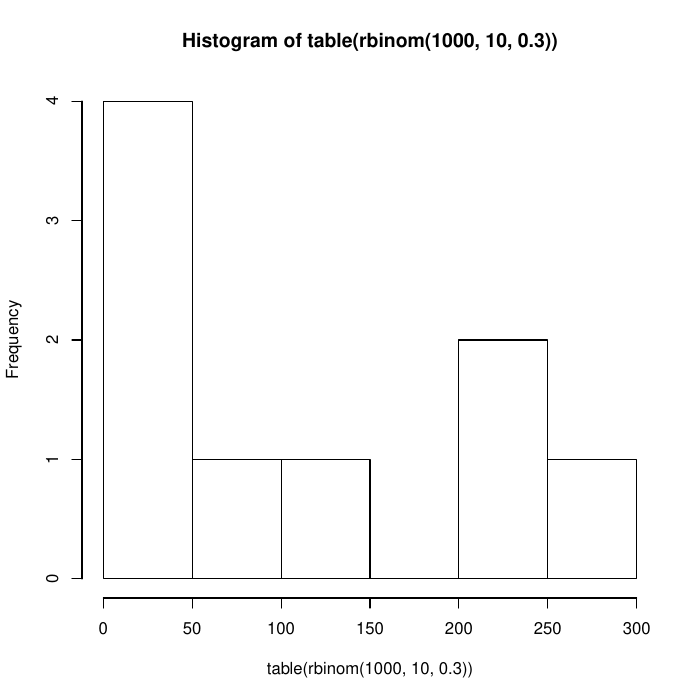

The script that saved this image:
# Dies ist ein Beispiel
5+7
log(17)

# Binomialverteilung B(n, p)
# @params n Anzahl der Bernoullli Versuche
# @params p Erfolgswahrscheinlichkeit

# Allgemeine Binomialverteilung:
#   (n k)^t p^k (1-p)^(n-k)
# Hier:
#   (20 10)^t 0.3^10 (1-0.3)^(20-10)
print('Binomialverteilung B(20, 0.3) für k = 0, 1, 2 in Prozent.')
# d in dbinom steht für Dichte der Wahrscheinlichkeitsfunktion.
dbinom(0, size = 10, prob = 0.3) * 100 
dbinom(1, size = 10, prob = 0.3) * 100 
dbinom(2, size = 10, prob = 0.3) * 100 

# p in pbinom steht für die Verteilungsfunktion(CDF) an der stelle c.
print('Summe der obigen Binomialverteilungen B(20, 0.3) für k = 2 in Prozent.')
pbinom(2, 10, 0.3) * 100

# q in qbinom steht für das Quantil 0.8.
# das 20% quantil wird in 80% der fälle unterschritten, in 20% der Fälle überschritten. 
print('80% Quantil = %d', qbinom(0.8, 10, 0.3))
pbinom(qbinom(0.8, 10, 0.3)-1, 10, 0.3);
pbinom(qbinom(0.8, 10, 0.3), 10, 0.3);
pbinom(qbinom(0.8, 10, 0.3)+1, 10, 0.3);

#rbinom gibt eine binomialverteilte Stichprobe
#rbinom(500, 10, 0.3)
library(ggplot2)
pdf("SS2017_Vorlesung_UebungenInR1.pdf")
hist(table(rbinom(1000, 10, 0.3)))

######
# P(X >= 9)
dbinom(9,10,0.5) + dbinom(10,10,0.5)
1- pbinom(8,10,0.5)

# P(X <= 1)
pbinom(1,10,0.5)
1- pbinom(8,10,0.5) + pbinom(1,10,0.5)

o = dev.off()